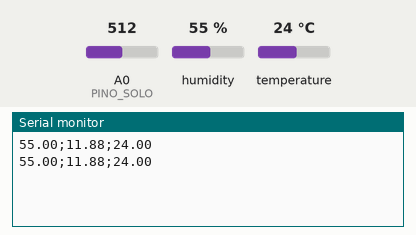
This sketch was run on a simulated Arduino Uno, built with avr-gcc and run on an emulated ATmega328P. On the bench: the last lines printed to the serial monitor. The inputs (shaded band) are chosen by the test bench; at power-on: humidity 55 %, A0 (PINO_SOLO) = 512, temperature 24 °C.

Above: at 2.8 s.
2.9 s: humidity set to 22 %
At 4.7 s:
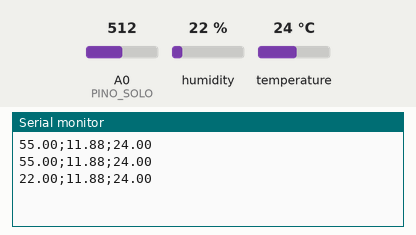
5.6 s: A0 (PINO_SOLO) set to 716
At 7.2 s:
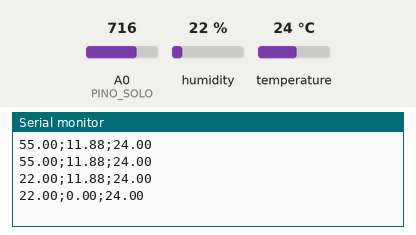
8.3 s: temperature set to 12 °C
At 10.8 s:
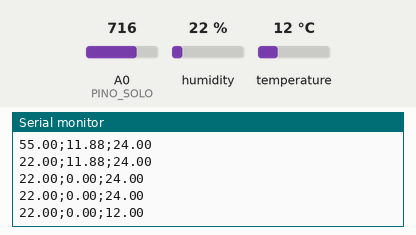
11.0 s: A0 (PINO_SOLO) set to 511
At 13.2 s:
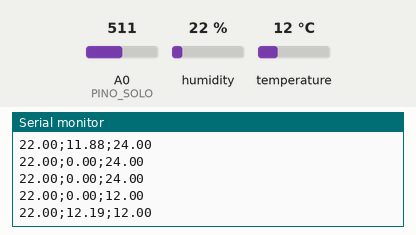
13.7 s: humidity set to 40 %
At 15.6 s:
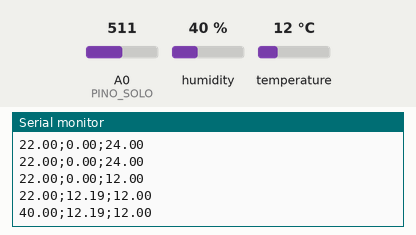
Timing chart, 0 to 17.1 s (numbered marks = the images above; inputs shaded):
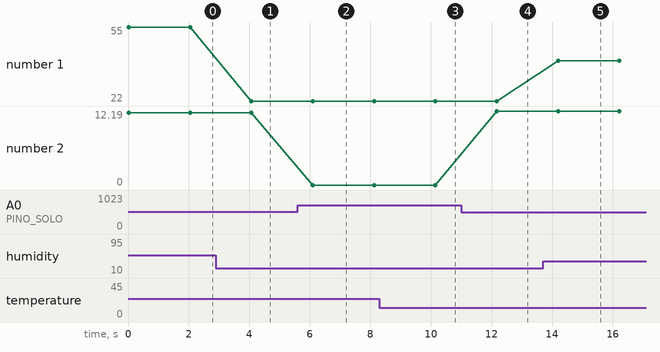

The sketch:

SensorDHT11eSolo.ino
```cpp
#include "DHT.h"

#define TIPO_SENSOR DHT11

const int PINO_SENSOR_DHT11 = 7;
const int PINO_SOLO = A0;

const int ValorAr   = 550;
const int ValorAgua = 230;

int valorUmidadeSolo = 0;
float umidadeSolo = 0;

DHT sensorDHT(PINO_SENSOR_DHT11, TIPO_SENSOR);

void setup() {
  Serial.begin(9600);
  sensorDHT.begin();
}

void loop() {
  valorUmidadeSolo = analogRead(PINO_SOLO);
  int faixa = ValorAr - ValorAgua;
  int distancia = ValorAr - valorUmidadeSolo;
  umidadeSolo = (float)distancia / faixa * 100.0;

  if (umidadeSolo < 0)   umidadeSolo = 0;
  if (umidadeSolo > 100) umidadeSolo = 100;

  float umidadeAr = sensorDHT.readHumidity();
  float temperatura = sensorDHT.readTemperature();

  if (isnan(temperatura) || isnan(umidadeAr)) {
    Serial.println("Erro ao ler os dados do sensor DHT!");
  } else {
    Serial.print(umidadeAr);
    Serial.print(";");
    Serial.print(umidadeSolo);
    Serial.print(";");
    Serial.println(temperatura);
  }

  delay(2000);
}
```

Measured:
- after the input at 2.9 s, the serial monitor: prints a new line after 1.2 s (image 1)
- after the input at 5.6 s, the serial monitor: prints a new line after 0.50 s (image 2)
- after the input at 8.3 s, the serial monitor: prints a new line after 1.8 s (image 3)
- after the input at 11.0 s, the serial monitor: prints a new line after 1.2 s (image 4)
- after the input at 13.7 s, the serial monitor: prints a new line after 0.50 s (image 5)
- plotted number 1: 55 → 22 after the input at 2.9 s, 22 → 40 after the input at 13.7 s
- plotted number 2: 11.88 → 0 after the input at 5.6 s, 0 → 12.19 after the input at 11.0 s
